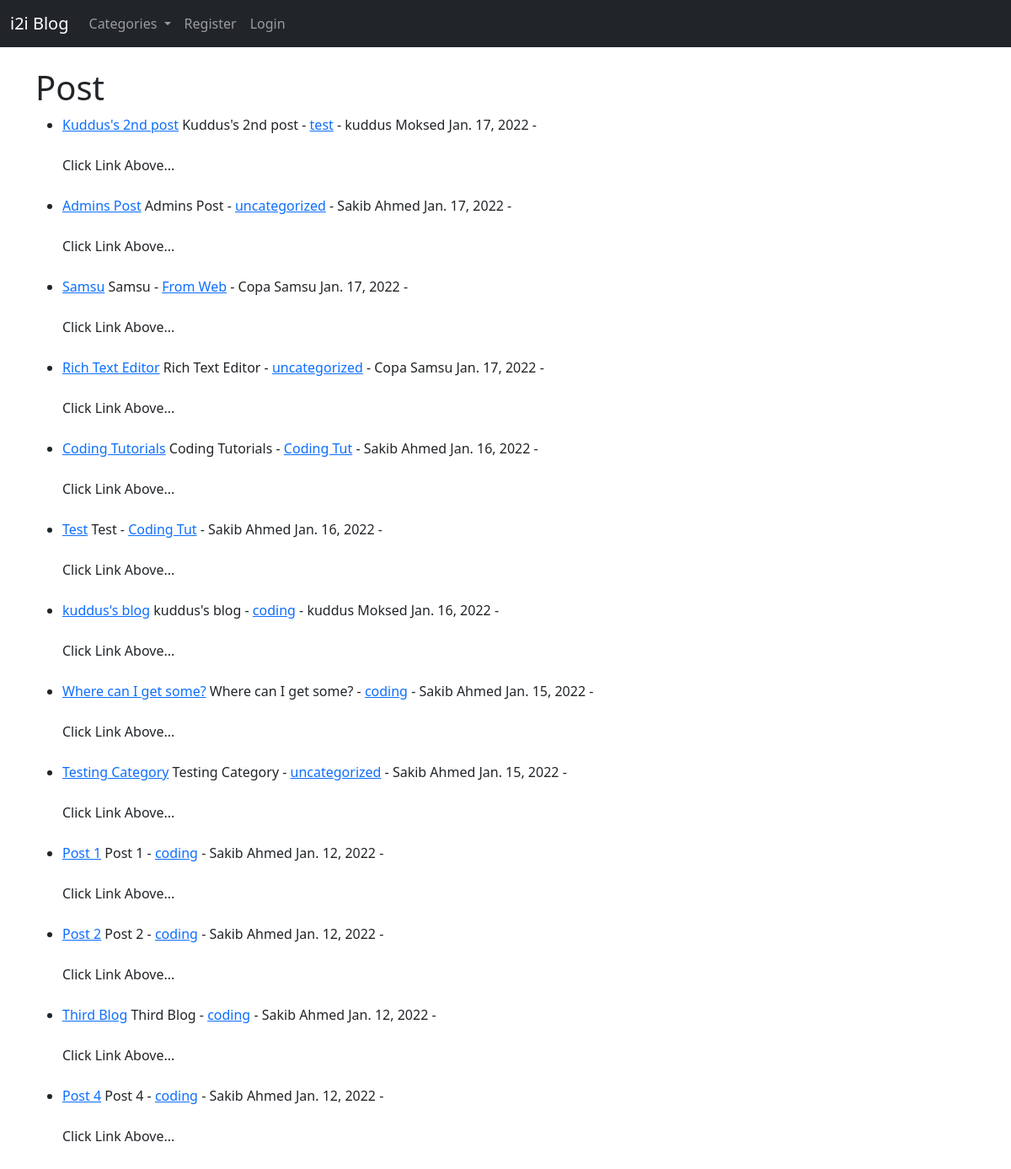
/, run on an earlier commit of the app's database.
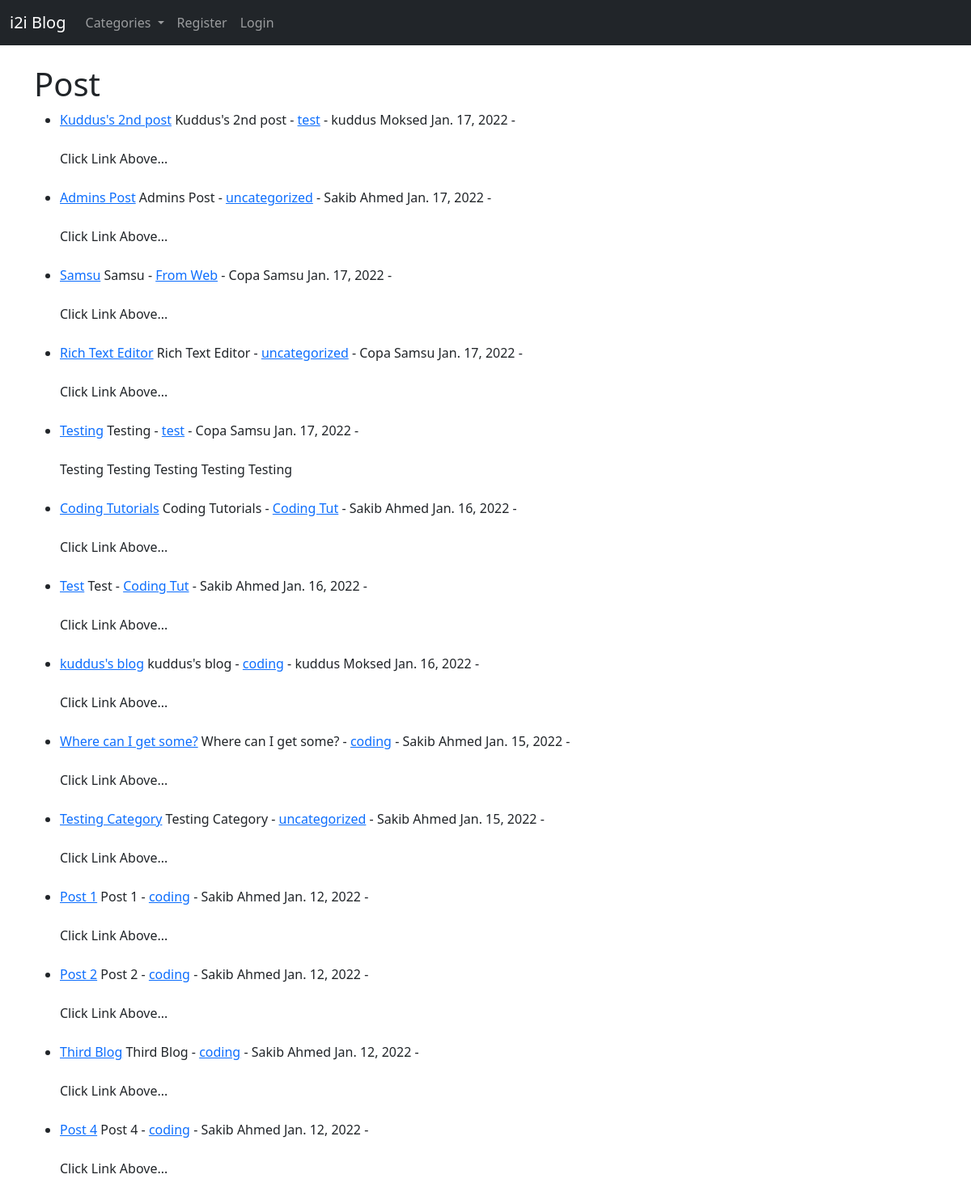
And on a later commit of the database.
### theblog/models.py (models this page shows, shortened)
class Post(models.Model):
    title = models.CharField(max_length=255)
    title_tag = models.CharField(max_length=255)
    author = models.ForeignKey(User, on_delete=models.CASCADE)
    body = RichTextField(blank=True, null=True)
    post_date = models.DateField(auto_now_add=True)
    category = models.CharField(max_length=255, default='coding')
    snippet = models.CharField(max_length=255)
    likes = models.ManyToManyField(User, related_name='blog_posts')

### theblog/views.py (the view)
# urls.py: path("", HomeView.as_view(), name="home"),
class HomeView(ListView):
    model = Post
    template_name = "home.html"
    ordering = ['-post_date']
    def get_context_data(self, *args, **kwargs):
        cat_menu = Category.objects.all()
        context = super(HomeView, self).get_context_data(*args, **kwargs)
        context["cat_menu"] = cat_menu
        return context

### theblog/models.py (called while the page is built)
    def __str__(self):
        return self.name

### theblog/templates/home.html (shortened to what this page needs)
<!DOCTYPE html>
<html lang="en">
  <head>
    {% extends 'base.html' %}
    {% block content %}
    <h1>Post</h1>
    <ul>
      {% for post in object_list %}
      <li>
        <a href="{% url 'article-detail' post.pk %}">{{ post.title }}</a>
        {{ post.title }}
         - <a href="{% url 'category' post.category|slugify %}">{{ post.category}}</a>
         - {{ post.author.first_name }}
        {{post.author.last_name}} {{ post.post_date }} -
         <br /><br />
        {{ post.snippet }}
        <br /><br />
      </li>
      {% endfor%}
    </ul>
    {% endblock %}

### theblog/templates/base.html (shortened to what this page needs)
<!DOCTYPE html>
<html lang="en">
  <head>
    <link
      href="https://cdn.jsdelivr.net/npm/bootstrap@5.1.3/dist/css/bootstrap.min.css"
      rel="stylesheet"
    />
  </head>
  <body>
    <nav class="navbar navbar-expand-lg navbar-dark bg-dark">
      <div class="container-fluid">
        <a class="navbar-brand" href="{% url 'home' %}">i2i Blog</a>
        <div class="collapse navbar-collapse" id="navbarSupportedContent">
          <ul class="navbar-nav me-auto mb-2 mb-lg-0">
            {% if cat_menu %}
            <li class="nav-item dropdown">
              <a
                class="nav-link dropdown-toggle"
                href="#"
                id="navbarDropdown"
                role="button"
                data-toggle="dropdown"
                aria-haspopup="true"
                aria-expanded="false"
              >
                Categories
              </a>
            </li>
            {% else %}
            <li class="nav-item">
              <a class="nav-link" href="{% url 'category-list' %}">Category</a>
            </li>
            {% endif %} {% if user.is_authenticated %}
            <li class="nav-item">
              <a class="nav-link" href="{% url 'add_post' %}">Add Post</a>
            </li>
            <li class="nav-item">
              <a class="nav-link" href="{% url 'add_category' %}"
                >Add Category</a
              >
            </li>
            <li class="nav-item">
              <a class="nav-link" href="{% url 'edit_profile' %}"
                >Edit Profile</a
              >
            </li>
            <li class="nav-item">
              <a class="nav-link" href="{% url 'logout' %}">Logout</a>
            </li>
            {% else %}
            <li class="nav-item">
              <a class="nav-link" href="{% url 'register' %}">Register</a>
            </li>
            <li class="nav-item">
              <a class="nav-link" href="{% url 'login' %}">Login</a>
            </li>
            {% endif %}
          </ul>
        </div>
      </div>
    </nav>
    <br />
    <div class="container">{% block content %} {% endblock %}</div>
  </body>
</html>

What changed in the data, as far as the page shows it:
added Post: title "Testing", category "test", author.first_name "Copa", author.last_name "Samsu", post_date "Jan. 17, 2022", snippet "Testing Testing Testing Testing Testing"
